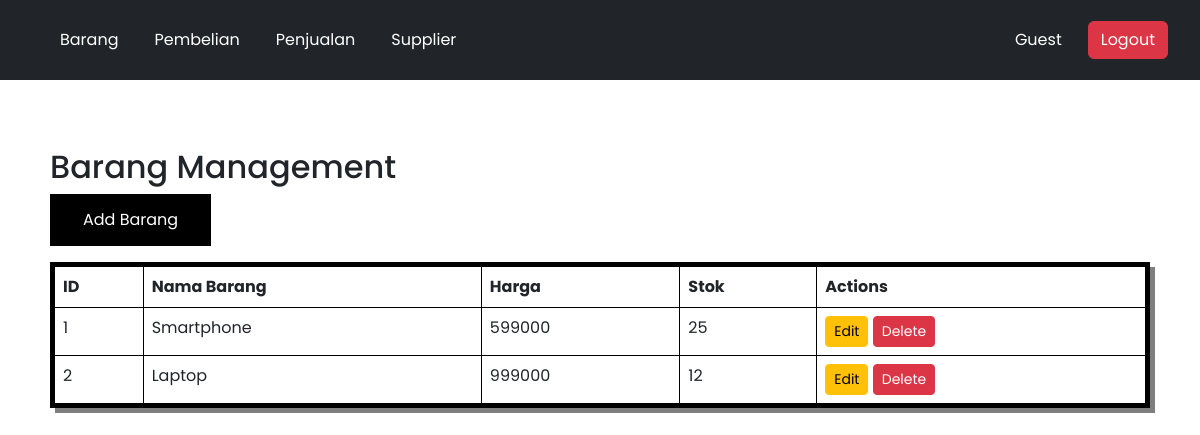
Page /barang.php on the earlier database version.
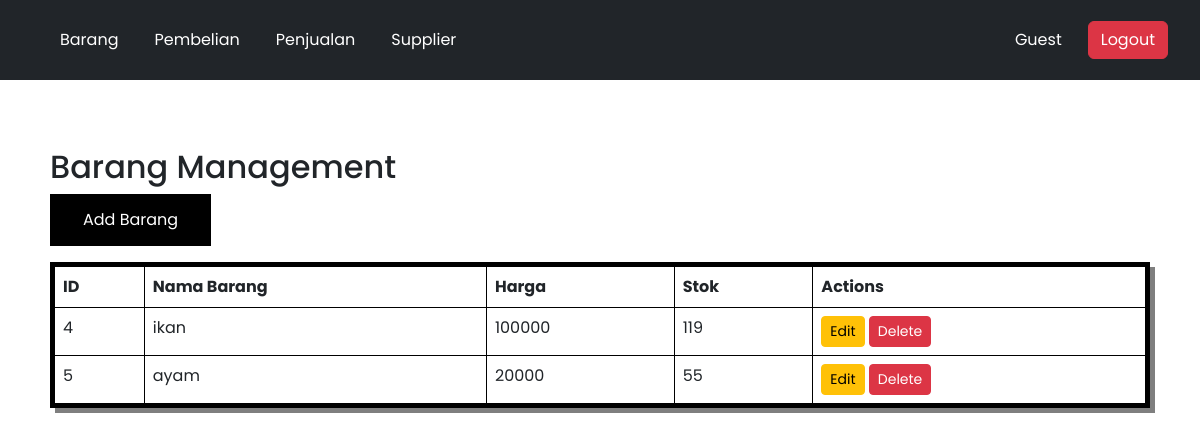
Same page on the later database version.
### tables this page shows
CREATE TABLE `barang` (
  `id_barang` int(12) NOT NULL,
  `id_supplier` int(12) NOT NULL,
  `nama_barang` varchar(255) NOT NULL,
  `harga_barang` int(24) NOT NULL,
  `stok` int(24) NOT NULL
);

### barang.php (the view, shortened to what this page needs)
<?php
$host = "localhost";
$user = "root";
$password = "";
$database = "inventaris";
$koneksi = new mysqli($host, $user, $password, $database);
$result = $koneksi->query("SELECT * FROM barang");
?>
<!DOCTYPE html>
<html lang="en">
<head>
    <link href="https://cdn.jsdelivr.net/npm/bootstrap@5.3.0/dist/css/bootstrap.min.css" rel="stylesheet">
</head>
<body style="background-image: url(./img/bg.png);">
    <?php include('navbar.php'); ?>
    <div class="container mt-5">
        <h2>Barang Management</h2>
        <button class="button mb-3" data-bs-toggle="modal" data-bs-target="#addModal">Add Barang</button>
        <table class="table table-bordered"onmouseover="this.style.borderColor='rgb(0, 162, 255)'"
        onmouseout="this.style.borderColor='rgb(0, 0, 0)'" >
        <tr>
                <th>ID</th>
                <th>Nama Barang</th>
                <th>Harga</th>
                <th>Stok</th>
                <th>Actions</th>
            </tr>
            <?php while ($row = $result->fetch_assoc()) { ?>
            <tr>
                <td><?= $row['id_barang'] ?></td>
                <td><?= $row['nama_barang'] ?></td>
                <td><?= $row['harga_barang'] ?></td>
                <td><?= $row['stok'] ?></td>
                <td>
                    <button class="btn btn-warning btn-sm" data-bs-toggle="modal" data-bs-target="#editModal<?= $row['id_barang'] ?>">Edit</button>
                    <a href="?delete=<?= $row['id_barang'] ?>" class="btn btn-danger btn-sm" onclick="return confirm('Are you sure?')">Delete</a>
                </td>
            </tr>
            <?php } ?>
        </table>
    </div>
</body>
</html>

### navbar.php (shortened to what this page needs)
<!DOCTYPE html>
<html lang="en">
<head>
    <link href="https://cdn.jsdelivr.net/npm/bootstrap@5.3.0/dist/css/bootstrap.min.css" rel="stylesheet">
<nav class="navbar navbar-expand-lg navbar-dark bg-dark sticky-top">
    <div class="container-fluid">
        <div class="collapse navbar-collapse" id="navbarNav">
            <ul class="navbar-nav">
                <li class="nav-item"><a class="nav-link" href="barang.php">Barang</a></li>
                <li class="nav-item"><a class="nav-link" href="pembelian.php">Pembelian</a></li>
                <li class="nav-item"><a class="nav-link" href="penjualan.php">Penjualan</a></li>
                <li class="nav-item"><a class="nav-link" href="supplier.php">Supplier</a></li>
            </ul>
        </div>
        <div class="d-flex align-items-center">
            <span class="text-white me-3">
                <?php echo isset($_SESSION['username']) ? $_SESSION['username'] : 'Guest'; ?>
            </span>
            <a href="login.php" class="btn btn-danger">Logout</a>
        </div>
    </div>
</nav>

### navbar.php (style rules this page uses)
body { font-family: 'Poppins', sans-serif; }
.navbar { background: #333; padding: 10px; }
.navbar a { color: white; margin: 10px; text-decoration: none; }
.container { padding: 20px; }
.table { border: 5px solid rgb(0, 0, 0); padding: 30px; box-shadow: 5px 5px 0px rgba(0, 0, 0, 0.5); transition: border-color 0.3s; }
.button { --bg: #000; --hover-bg: rgba(0, 101, 253, 0.66); --hover-text: #000; color: #fff; cursor: pointer; border: 1px solid var(--bg); padding: 0.8em 2em; background: var(--bg); transition: 0.2s; }

Differences in the rows shown:
removed barang: id_barang "1", nama_barang "Smartphone", harga_barang "599000", stok "25"
removed barang: id_barang "2", nama_barang "Laptop", harga_barang "999000", stok "12"
added barang: id_barang "4", nama_barang "ikan", harga_barang "100000", stok "119"
added barang: id_barang "5", nama_barang "ayam", harga_barang "20000", stok "55"
